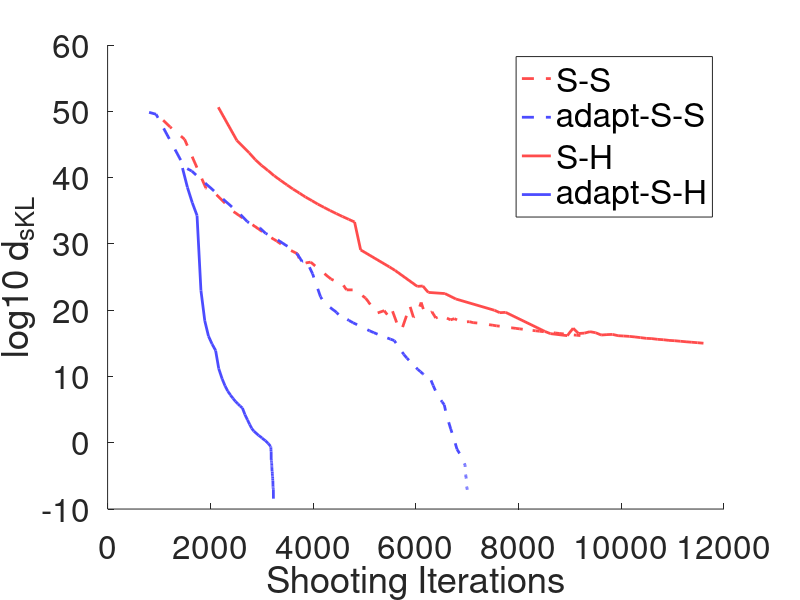
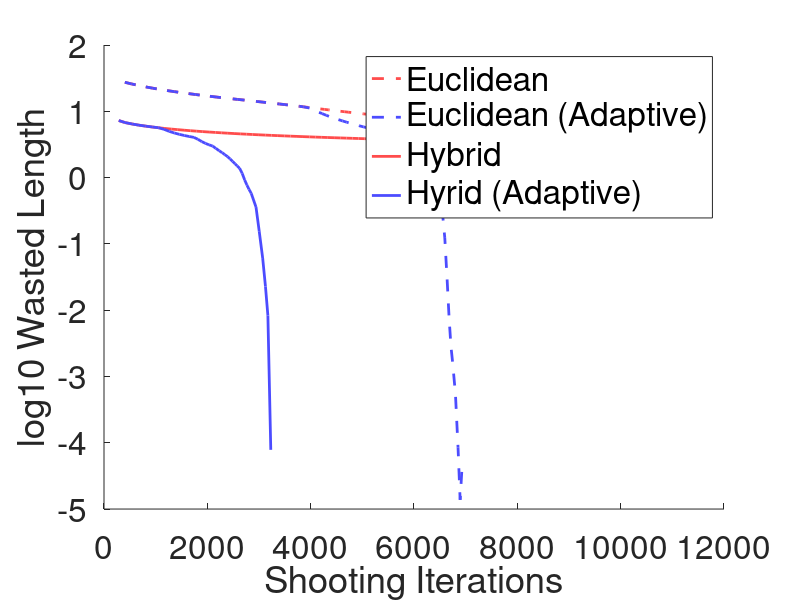

MATLAB code to generate these figures, in order:
function FIGURE_multiPointPerformance(regenerate)
% This function behaves essentially as a script that generates figures
% showing the performance of different versions of the multi-point shooting
% algorithm

% Define the test problem
p1 = struct('mu', [1; 2] ,'SIGMA', [1, 0.1; 0.1, 10]);
p2 = struct('mu', [70; 35] ,'SIGMA', [10, -0.8; -0.8, 1]);

%%%%%%%%%%%%%%%%%%%%%%%%%%%%%%%%%%%%%%%%%%%%%%%%%%%%%%%%%%%%%%%%%%%%%%%%%%%

% Assume data is not to be regenerated unless specifically requested
if nargin < 1
    regenerate = false;
end

if ~exist('data_multiPointPerformance.mat','file') || regenerate

    % Move into the base folder
    cd('..');

    % Collect performance versus iterations for the multi-point algorithm run
    % with different settings
    [G_ES,diags_ES] = multiPointShooting(p1, p2, struct('approx_method','eigen','initial_path','euclid','verbose',true));
    [G_aES,diags_aES] = multiPointShootingAdaptive(p1, p2, struct('approx_method', 'eigen','initial_path','euclid','verbose',true));
    [G_EH,diags_EH] = multiPointShooting(p1, p2, struct('approx_method','eigen','initial_path','hybrid','verbose',true));
    [G_aEH,diags_aEH] = multiPointShootingAdaptive(p1, p2, struct('approx_method', 'eigen','initial_path','hybrid','verbose',true));

    % Use a convergent method to find the length
    success = [diags_ES.converged, diags_aES.converged, diags_EH.converged, diags_aEH.converged];
    Ls_found = [G_ES.L, G_aES.L, G_EH.L, G_aEH.L];
    use_method = find(success,1);
    if ~isempty(use_method)
        L_true = Ls_found(use_method);
    else
        warning('No methods converged. Will not be able to plot a comparison of path length to true geodesic length.');
    end
        
    % Move back to original folder
    cd('Figures');
    
    % Save the generated data
    save('data_multiPointPerformance.mat','p1','p2','L_true','diags_ES','diags_aES','diags_EH','diags_aEH','G_ES','G_aES','G_EH','G_aEH','-v7.3');
    
else
    
    % Load the saved data
    load('data_multiPointPerformance.mat','L_true','diags_ES','diags_aES','diags_EH','diags_aEH','G_ES','G_aES','G_EH','G_aEH');
    
end
    
%%% SYMMETERISED KL DIVERGENCE PLOT

% Initialise figure
figure; hold on;

% Plot performance of each method
plot_symKL(diags_ES,'--',[1.0 0.3 0.3]);
plot_symKL(diags_aES,'--',[0.3 0.3 1.0]);
plot_symKL(diags_EH,'-',[1.0 0.3 0.3]);
plot_symKL(diags_aEH,'-',[0.3 0.3 1.0]);

% Add labels and set fontsize
xlabel('Shooting Iterations');
ylabel('log10 d_s_K_L');
set(gca,'FontSize',24);

% Add legend
legend({'S-S','adapt-S-S','S-H','adapt-S-H','E-S','adapt-E-S','E-H','adapt-E-H'},'FontSize',24);
%legend({'Euclidean', 'Euclidean (Adaptive)', 'Hybrid', 'Hyrid (Adaptive)'},'FontSize',24);


%%% LENGTH PLOT

% Plot the log10 of the length
figure; hold on;

L_true

plot_deltaL(diags_ES,L_true,'--',[1.0 0.3 0.3]);
plot_deltaL(diags_aES,L_true,'--',[0.3 0.3 1.0], G_aES);
plot_deltaL(diags_EH,L_true,'-',[1.0 0.3 0.3]);
plot_deltaL(diags_aEH,L_true,'-',[0.3 0.3 1.0], G_aEH);

% Add labels and set fontsize
xlabel('Shooting Iterations');
ylabel('log10 Wasted Length');
set(gca,'FontSize',24);

% Add legend
legend({'Euclidean', 'Euclidean (Adaptive)', 'Hybrid', 'Hyrid (Adaptive)'},'FontSize',24);


function plot_symKL(data,lineSpec,color_vec)
% Subfunction that plots iterations versus symmeterised KL

% Read out the data to plot here
x = data.iters_history;
y = data.symKL_history;

% Remove any data where the symKL could not be numerically calculated
valid = ~isinf(y) & ~isnan(y) & (y >= 0);
x = x(valid);
y = y(valid);

% Plot the log10 of symKL versus the iterations
plot(x, log10(y), lineSpec, 'LineWidth',2,'Color',color_vec);


function plot_deltaL(data,L_true,lineSpec,color_vec,G)
% Subfunction that plots iterations versus "wasted length" (difference
% between sum of individual geodesic segments, and the true geodesic
% distance)

y = data.L_history;
x = data.iters_history(1:length(y));     % Cut off any iterations after leaving multi-point mode

% If a geodesic was provided, this corresponds to an adaptive method that
% will have used single-point shooting to refine its length estimate, so
% add on another data point corresponding to the final result
if nargin > 4
    y(end+1) = G.L;
    x(end+1) = data.iters_history(end);
end

% Plot the log10 of symKL versus the iterations
plot(x, log10(y-L_true), lineSpec, 'LineWidth',2,'Color',color_vec);